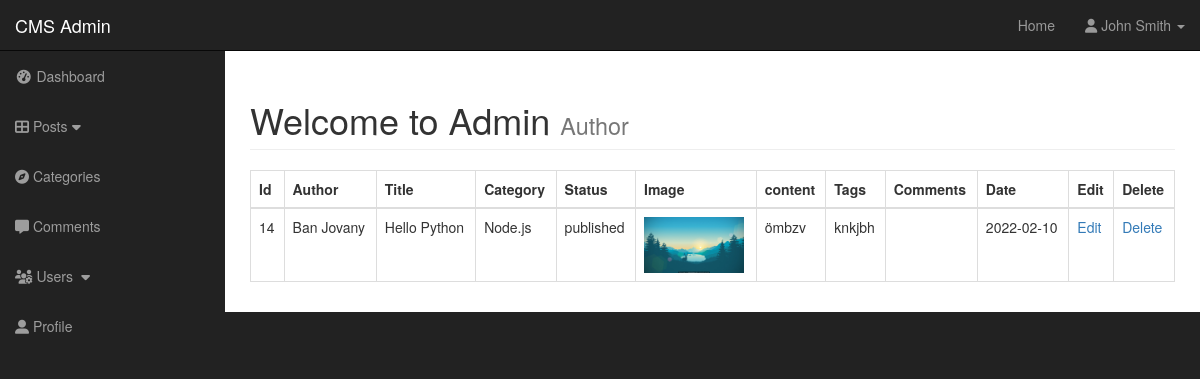
The page /admin/posts.php on the database its author committed.
### tables this page shows
CREATE TABLE `posts` (
  `post_id` int(3) NOT NULL,
  `post_tags` varchar(255) NOT NULL,
  `post_comment_count` int(11) DEFAULT NULL,
  `post_status` varchar(255) NOT NULL DEFAULT 'draft',
  `post_category_id` int(3) NOT NULL,
  `post_title` varchar(255) NOT NULL,
  `post_author` varchar(255) NOT NULL,
  `post_date` date NOT NULL,
  `post_image` text NOT NULL,
  `post_content` text NOT NULL
);

CREATE TABLE `categories` (
  `cat_id` int(3) NOT NULL,
  `cat_title` varchar(255) NOT NULL
);

### admin/includes/view_all_posts.php (the view, shortened to what this page needs)
<table class="table table-bordered table-hover">
    <thead">
        <tr>
            <th>Id</th>
            <th>Author</th>
            <th>Title</th>
            <th>Category</th>
            <th>Status</th>
            <th>Image</th>
            <th>content</th>
            <th>Tags</th>
            <th>Comments</th>
            <th>Date</th>
            <th>Edit</th>
            <th>Delete</th>
        </tr>
        <tbody>
            <?php
            $query_SelectPostsCMS = 'SELECT * from posts';
            $result_SelectPostsCMS = mysqli_query($connection, $query_SelectPostsCMS);
            while ($row = mysqli_fetch_assoc($result_SelectPostsCMS)) {
                $post_id = $row['post_id'];
                $post_author = $row['post_author'];
                $post_title = $row['post_title'];
                $post_category_id = $row['post_category_id'];
                $post_status = $row['post_status'];
                $post_image = $row['post_image'];
                $post_content = $row['post_content'];
                $post_tags = $row['post_tags'];
                $post_comment_count = $row['post_comment_count'];
                $post_date = $row['post_date'];
                echo "<tr>";
                echo "<td>{$post_id}</td>";
                echo "<td>{$post_author}</td>";
                echo "<td>{$post_title}</td>";
                $query = "SELECT * FROM categories WHERE cat_id = {$post_category_id} ";
                $select_categories_id = mysqli_query($connection, $query);
                while ($row = mysqli_fetch_assoc($select_categories_id)) {
                    $cat_title = $row['cat_title'];
                    echo "<td>{$cat_title}</td>";
                }
                echo "<td>{$post_status}</td>";
                echo "<td><img width='100' src='../images/{$post_image}'></td>";
                echo "<td>{$post_content}</td>";
                echo "<td>{$post_tags}</td>";
                echo "<td>{$post_comment_count}</td>";
                echo "<td>{$post_date}</td>";
                echo "<td><a href='posts.php?source=edit_post&p_id={$post_id}'>Edit</a></td>";
                echo "<td><a href='posts.php?delete={$post_id}'>Delete</a></td>";
                echo "</tr>";
            }
            ?>
        </tbody>
</table>

### admin/css/sb-admin.css (style rules this page uses)
body { margin-top: 100px; background-color: #222; }
@media (min-width:768px) { body { margin-top: 50px; } }

### rows shown on the page
posts: post_id "14", post_author "Ban Jovany", post_title "Hello Python", post_status "published", post_image (picture), post_content "ömbzv", post_tags "knkjbh", post_date "2022-02-10"
categories: cat_title "Node.js"
